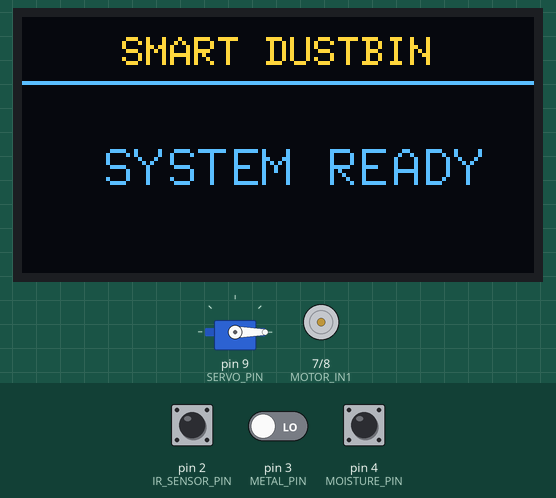
This sketch was run on a simulated Arduino Uno, built with avr-gcc and run on an emulated ATmega328P. Parts: 128×64 one-colour display, servo, motor-driver pin pairs drawn as motors (green arrow = first pin HIGH = forward, orange = second pin HIGH = backward, longer = more drive). The inputs (shaded band) are chosen by the test bench; at power-on: pin 2 (IR_SENSOR_PIN) HIGH, pin 3 (METAL_PIN) LOW, pin 4 (MOISTURE_PIN) HIGH. The OLED is the two-colour kind (top 16 rows yellow); what the sketch prints to the serial monitor is not drawn.

Above: at 1.5 s.
1.6 s: pin 2 (IR_SENSOR_PIN) driven LOW
At 3.3 s:
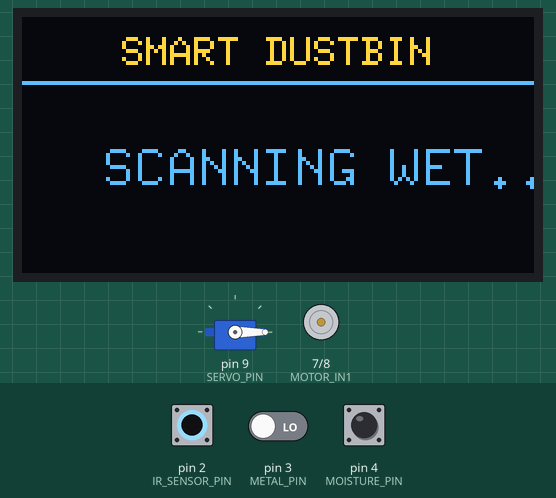
4.6 s: pin 3 (METAL_PIN) driven HIGH
At 6.6 s:
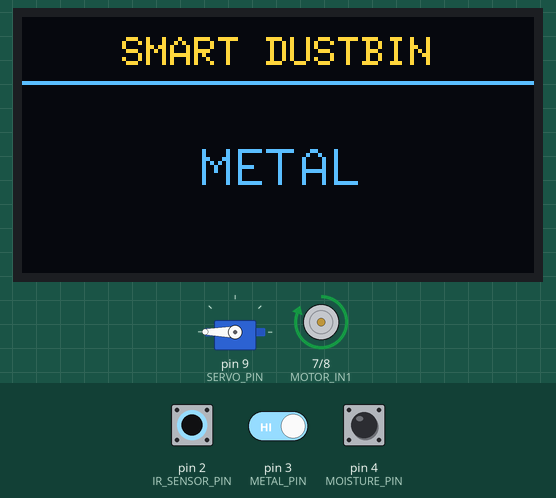
6.9 s: pin 2 (IR_SENSOR_PIN) pulsed HIGH 2 times (0.12 s each, 0.3 s apart)
At 9.8 s:
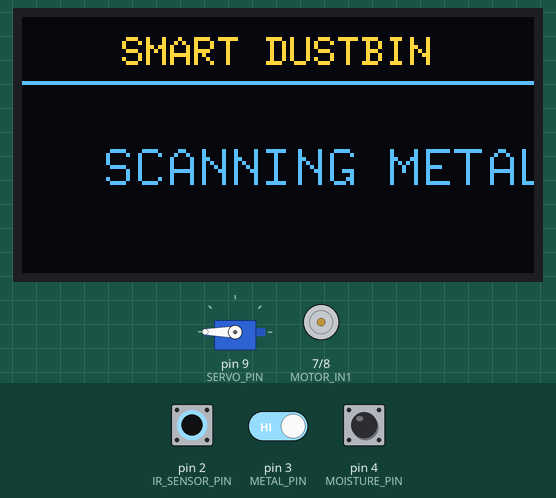
Timing chart, 0 to 12.3 s (numbered marks = the images above; inputs shaded):
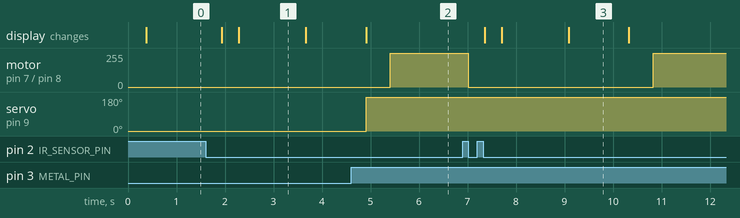

Measured:
- after the input at 1.6 s, the display: first changes after 0.33 s (image 1 shows a later state)
- after the input at 4.6 s, servo on pin 9 (SERVO_PIN): 0° → 180° after 0.31 s; the display: changes after 0.31 s (image 2)
- after the input at 6.9 s, motor on pin 7 (MOTOR_IN1) / pin 8 (MOTOR_IN2): forward 255/255 → stopped after 0.12 s, → forward 255/255 3.8 s later; the display: first changes after 0.45 s (image 3 shows a later state)
- what the display in image 1 shows lasts 1.4 s, from 2.3 s to 3.7 s

The sketch:

smart_dustbin.ino
```cpp
/*
 * =====================================================
 * SMART DUSTBIN - CONTINUOUS FLOW WORKFLOW
 * =====================================================
 * 1. IR Trigger -> 1s Wet Scan -> 1s Metal Scan
 * 2. If neither -> Category is DRY
 * 3. Move Servo AND Start Belt
 * 4. Continuous rotation until NEXT IR trigger
 * =====================================================
 */

#include <Wire.h>
#include <U8g2lib.h>
#include <Servo.h>

U8G2_SH1106_128X64_NONAME_1_HW_I2C display(U8G2_R0, /* reset=*/ U8X8_PIN_NONE);

#define IR_SENSOR_PIN       2
#define METAL_PIN           3
#define MOISTURE_PIN        4
#define SERVO_PIN           9
#define MOTOR_IN1           7
#define MOTOR_IN2           8

#define SERVO_HOME          0
#define SERVO_DRY           60
#define SERVO_WET           120
#define SERVO_METAL         180

Servo sorterServo;

void setup() {
  Serial.begin(9600);

  pinMode(IR_SENSOR_PIN, INPUT);
  pinMode(METAL_PIN,     INPUT);
  pinMode(MOISTURE_PIN,  INPUT);
  pinMode(MOTOR_IN1,     OUTPUT);
  pinMode(MOTOR_IN2,     OUTPUT);

  display.begin();
  sorterServo.attach(SERVO_PIN);
  sorterServo.write(SERVO_HOME);

  stopConveyor();
  updateDisplay("SYSTEM READY");
}

void loop() {
  // Wait for new waste to trigger the IR sensor
  if (digitalRead(IR_SENSOR_PIN) == LOW) {
    processCycle();
  }
}

void processCycle() {
  // 1. IR TRIGGERED: Stop belt immediately to scan
  stopConveyor();
  updateDisplay("IR TRIGGERED");
  bool foundMetal = false;
  bool foundWet = false;

  // 2. SCAN WINDOW 1: MOISTURE (1 Second)
  updateDisplay("SCANNING WET...");
  unsigned long startW = millis();
  while (millis() - startW < 1000) {
    if (digitalRead(MOISTURE_PIN) == LOW) foundWet = true;
  }

  // 3. SCAN WINDOW 2: METAL (1 Second)
  updateDisplay("SCANNING METAL...");
  unsigned long startM = millis();
  while (millis() - startM < 1000) {
    if (digitalRead(METAL_PIN) == HIGH) foundMetal = true;
  }

  // 4. LOGIC: DECIDE MATERIAL
  int targetAngle;
  const char* result;

  if (foundMetal) {
    result = "METAL";
    targetAngle = SERVO_METAL;
  }
  else if (foundWet) {
    result = "WET";
    targetAngle = SERVO_WET;
  }
  else {
    // If NOT metal and NOT wet, categorize as DRY
    result = "DRY";
    targetAngle = SERVO_DRY;
  }

  // 5. EXECUTION: Move Servo and Start Belt
  updateDisplay(result);
  sorterServo.write(targetAngle);
  delay(500); // Small pause to let servo start moving

  startConveyor();
  Serial.print("Sorting: ");
  Serial.println(result);

  // 6. CLEARANCE: Wait for trash to move away from IR sensor
  // This prevents the code from re-triggering on the same object
  while(digitalRead(IR_SENSOR_PIN) == LOW) {
    delay(10);
  }

  // EXIT: The belt remains ON and loop() continues.
}

// --- Motor Control ---
void startConveyor() {
  digitalWrite(MOTOR_IN1, HIGH);
  digitalWrite(MOTOR_IN2, LOW);
}

void stopConveyor() {
  digitalWrite(MOTOR_IN1, LOW);
  digitalWrite(MOTOR_IN2, LOW);
}

// --- OLED Update ---
void updateDisplay(const char* msg) {
  display.firstPage();
  do {
    display.setFont(u8g2_font_6x10_tf);
    display.drawStr(25, 12, "SMART DUSTBIN");
    display.drawHLine(0, 16, 128);
    display.setFont(u8g2_font_8x13_tf);

    int x = 20;
    if (strcmp(msg, "WET") == 0 || strcmp(msg, "DRY") == 0) x = 52;
    else if (strcmp(msg, "METAL") == 0) x = 45;

    display.drawStr(x, 42, msg);
  } while (display.nextPage());
}
```
